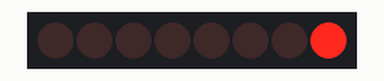
This sketch was run on a simulated Arduino Uno, built with avr-gcc and run on an emulated ATmega328P. Parts: 8 shift-register outputs drawn as a row of LEDs (first output left, lit = HIGH). Wiring (inferred from the names in the program): shift register (74HC595): data pin 5; shift clock pin 7; latch pin 6. Wiring (inferred from the signals the program sends): row of LEDs: on Q0, Q1, Q2, Q3, Q4, Q5, Q6, Q7.

Above: at 0.6 s.
At 5.1 s:
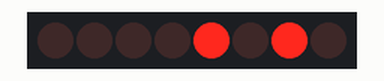
At 10.1 s:
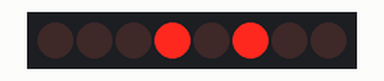
At 20.1 s:
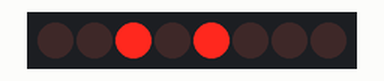
At 30.1 s:
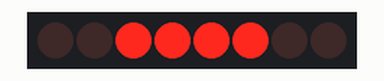
At 39.75 s:
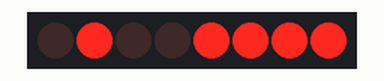
Timing chart, 0 to 40.0 s (numbered marks = the images above):
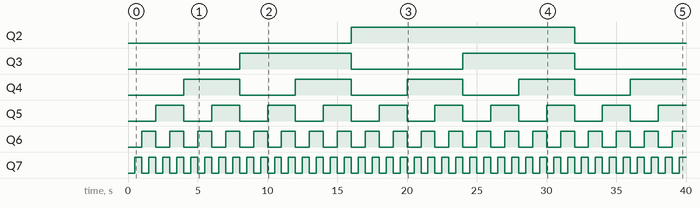

The sketch:

Walker_led.ino
```cpp
/* Connect Arduino to HC595 IC according to the following diagram
------IC Pin Number------------ARDUINO--------LED (LEDs share common anode, power -> 220Ω resistor -> common LED pins)
        15, 1-7                  X         LED 1-8
           8                    GND
           9          (connected to pin 3 of another IC)
          10                    5V
          11                    D7
          12                    D6
          13                   GND
          14                    D5
          16                    5V
*/

#define _clock 7
#define _latch 6
#define _data 5

void setup() {
  pinMode(_latch, OUTPUT);
  pinMode(_clock, OUTPUT);
  pinMode(_data, OUTPUT);
}

void loop() {
  for (int i = 0; i < 256; i++)
  {
    digitalWrite(_latch, LOW);
    shiftOut(_data, _clock, LSBFIRST, i);
    digitalWrite(_latch, HIGH);
    delay(500);
  }
}
```

Measured:
- by itself, Q2: LOW → HIGH at 16.0 s, → LOW 16.0 s later
- by itself, Q3: alternates HIGH for 8.0 s and LOW for 8.0 s
- by itself, Q4: alternates HIGH for 4.0 s and LOW for 4.0 s
- by itself, Q5: alternates HIGH for 2.0 s and LOW for 2.0 s
- by itself, Q6: alternates HIGH for 1.0 s and LOW for 1.0 s
- by itself, Q7: alternates HIGH for 0.50 s and LOW for 0.50 s
